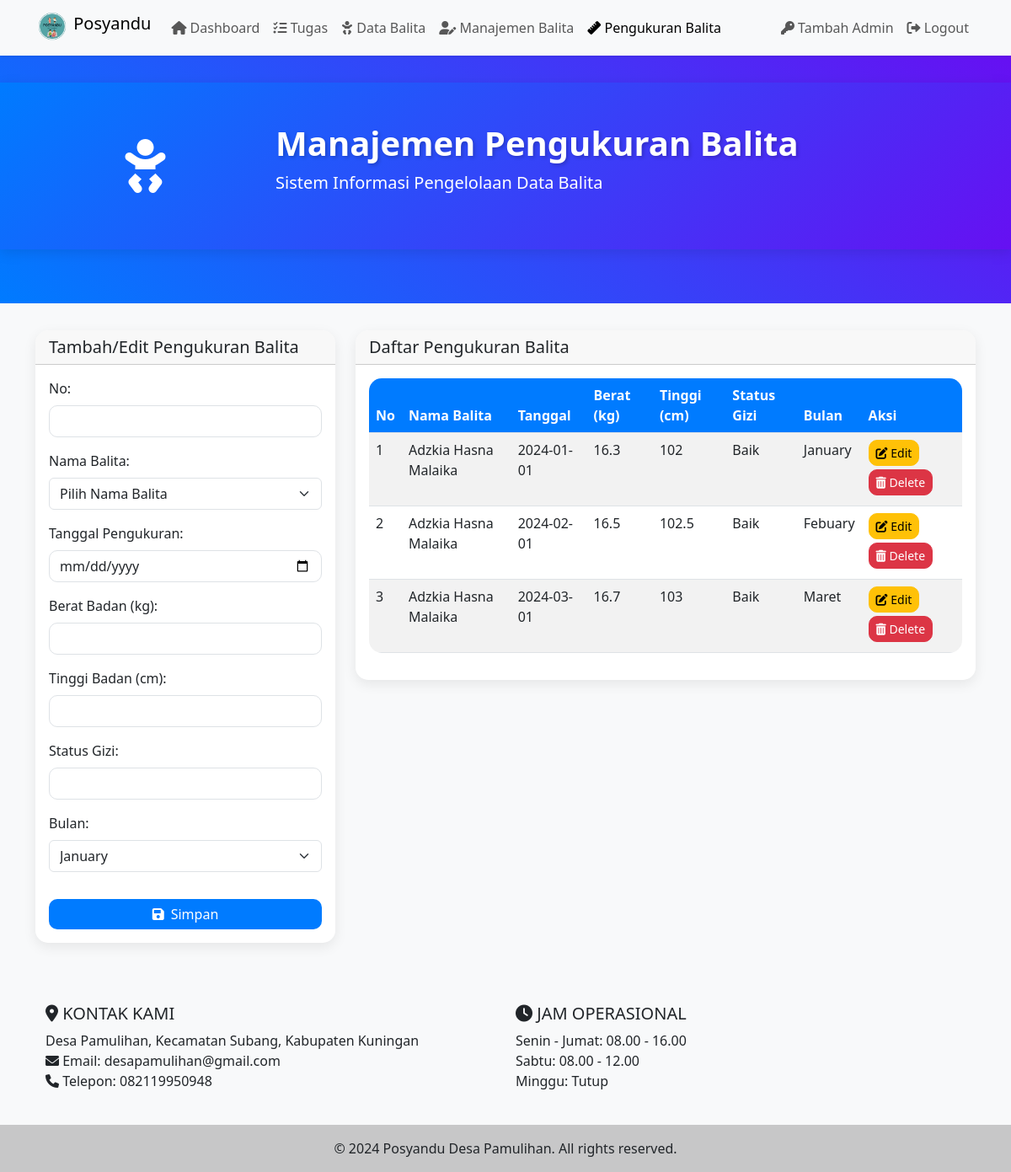
The page /crud/balita_detail.php (signed in) on the database its author committed.
### tables this page shows
CREATE TABLE pengukuran_balita (
    id_pengukuran INTEGER PRIMARY KEY AUTOINCREMENT,
    no INTEGER,
    id_balita INTEGER,
    tanggal_pengukuran DATE,
    berat_badan DECIMAL(5,2),
    tinggi_badan DECIMAL(5,2),
    status_gizi TEXT,
    bulan TEXT CHECK (bulan IN ('january', 'febuary', 'maret', 'april', 'mei', 'juni', 'july', 'agustus', 'september', 'oktober', 'november', 'desember')),
    FOREIGN KEY (id_balita) REFERENCES balita(id_balita)
);

CREATE TABLE balita (
    id_balita INTEGER PRIMARY KEY,
    no INTEGER,
    nama_balita TEXT,
    jenis_kelamin TEXT,
    nik TEXT,
    tanggal_lahir DATE,
    berat_badan_lahir INTEGER,
    nama_ayah TEXT,
    nama_ibu TEXT,
    alamat TEXT,
    status TEXT CHECK (status IN ('Aktif', 'Lulus', 'Keluar', 'Pindah', 'Meninggal', 'Tidak Aktif'))
);

### crud/balita_detail.php (the view, shortened to what this page needs)
<?php
require_once __DIR__ . '/../config/config.php';
require_once __DIR__ . '/../includes/header_dashboard.php';
$pengukuran = null;
$pengukuran_balitas = $db->query("SELECT p.*, b.nama_balita FROM pengukuran_balita p JOIN balita b ON p.id_balita = b.id_balita ORDER BY p.no ASC")->fetchAll(PDO::FETCH_ASSOC);
$bulan_list = ['january', 'febuary', 'maret', 'april', 'mei', 'juni', 'juli', 'agustus', 'september', 'oktober', 'november', 'desember'];
?>
<!DOCTYPE html>
<html lang="id">
<head>
    <link href="https://cdn.jsdelivr.net/npm/bootstrap@5.3.0-alpha1/dist/css/bootstrap.min.css" rel="stylesheet">
    <link href="https://cdnjs.cloudflare.com/ajax/libs/font-awesome/6.0.0-beta3/css/all.min.css" rel="stylesheet">
</head>
<body>
<header class="header animate__animated animate__fadeIn">
<div class="title-container">
    <div class="container">
        <div class="row align-items-center">
            <div class="col-md-3 text-center">
                <i class="fas fa-baby title-icon"></i>
            </div>
            <div class="col-md-9">
                <h1 class="animated-title">Manajemen Pengukuran Balita</h1>
                <p class="subtitle lead">Sistem Informasi Pengelolaan Data Balita</p>
            </div>
        </div>
    </div>
</div>
</header>
<div class="container">
    <div class="row">
        <div class="col-lg-4 mb-4">
            <div class="card h-100 animate-on-scroll">
                <div class="card-header">
                    <h5 class="card-title mb-0">Tambah/Edit Pengukuran Balita</h5>
                </div>
                <div class="card-body">
                    <form method="post">
                        <div class="mb-3">
                            <label for="no" class="form-label">No:</label>
                            <input type="number" name="no" id="no" class="form-control" value="<?php echo isset($pengukuran) ? htmlspecialchars($pengukuran['no']) : ''; ?>" required>
                        </div>
                        <div class="mb-3">
                            <label for="id_balita" class="form-label">Nama Balita:</label>
                            <select name="id_balita" id="id_balita" class="form-select" required onchange="fillNoBasedOnBalita(this.value)">
                                <option value="">Pilih Nama Balita</option>
                            </select>
                        </div>
                        <div class="mb-3">
                            <label for="tanggal_pengukuran" class="form-label">Tanggal Pengukuran:</label>
                            <input type="date" name="tanggal_pengukuran" id="tanggal_pengukuran" class="form-control" value="<?php echo isset($pengukuran) ? htmlspecialchars($pengukuran['tanggal_pengukuran']) : ''; ?>" required>
                        </div>
                        <div class="mb-3">
                            <label for="berat_badan" class="form-label">Berat Badan (kg):</label>
                            <input type="number" step="0.1" name="berat_badan" id="berat_badan" class="form-control" value="<?php echo isset($pengukuran) ? htmlspecialchars($pengukuran['berat_badan']) : ''; ?>" required>
                        </div>
                        <div class="mb-3">
                            <label for="tinggi_badan" class="form-label">Tinggi Badan (cm):</label>
                            <input type="number" step="0.1" name="tinggi_badan" id="tinggi_badan" class="form-control" value="<?php echo isset($pengukuran) ? htmlspecialchars($pengukuran['tinggi_badan']) : ''; ?>" required>
                        </div>
                        <div class="mb-3">
                            <label for="status_gizi" class="form-label">Status Gizi:</label>
                            <input type="text" name="status_gizi" id="status_gizi" class="form-control" value="<?php echo isset($pengukuran) ? htmlspecialchars($pengukuran['status_gizi']) : ''; ?>" required>
                        </div>
                        <div class="mb-3">
                            <label for="bulan" class="form-label">Bulan:</label>
                            <select name="bulan" id="bulan" class="form-select" required>
                                <?php foreach ($bulan_list as $bulan): ?>
                                    <option value="<?php echo $bulan; ?>" <?php echo (isset($pengukuran) && $pengukuran['bulan'] == $bulan) ? 'selected' : ''; ?>>
                                        <?php echo ucfirst($bulan); ?>
                                    </option>
                                <?php endforeach; ?>
                            </select>
                        </div>
                        <button type="submit" name="action" value="<?php echo isset($pengukuran) ? 'edit' : 'add'; ?>" class="btn btn-primary w-100 mt-3">
                            <i class="fas fa-save me-2"></i>Simpan
                        </button>
                    </form>
                </div>
            </div>
        </div>
        <div class="col-lg-8">
            <div class="card animate-on-scroll">
                <div class="card-header">
                    <h5 class="mb-0">Daftar Pengukuran Balita</h5>
                </div>
                <div class="card-body">
                    <div class="table-responsive">
                        <table class="table table-striped table-hover">
                            <thead>
                                <tr>
                                    <th>No</th>
                                    <th>Nama Balita</th>
                                    <th>Tanggal</th>
                                    <th>Berat (kg)</th>
                                    <th>Tinggi (cm)</th>
                                    <th>Status Gizi</th>
                                    <th>Bulan</th>
                                    <th>Aksi</th>
                                </tr>
                            </thead>
                            <tbody>
                                <?php foreach ($pengukuran_balitas as $pengukuran): ?>
                                    <tr>
                                        <td><?php echo htmlspecialchars($pengukuran['no']); ?></td>
                                        <td><?php echo htmlspecialchars($pengukuran['nama_balita']); ?></td>
                                        <td><?php echo htmlspecialchars($pengukuran['tanggal_pengukuran']); ?></td>
                                        <td><?php echo htmlspecialchars($pengukuran['berat_badan']); ?></td>
                                        <td><?php echo htmlspecialchars($pengukuran['tinggi_badan']); ?></td>
                                        <td><?php echo htmlspecialchars($pengukuran['status_gizi']); ?></td>
                                        <td><?php echo htmlspecialchars(ucfirst($pengukuran['bulan'])); ?></td>
                                        <td>
                                            <a href="?edit=<?php echo $pengukuran['id_pengukuran']; ?>" class="btn btn-sm btn-warning mb-1">
                                                <i class="fas fa-edit"></i> Edit
                                            </a>
                                            <form method="post" style="display:inline;">
                                                <button type="submit" name="action" value="delete" class="btn btn-sm btn-danger mb-1" onclick="return confirm('Yakin ingin menghapus data ini?')">
                                                    <i class="fas fa-trash-alt"></i> Delete
                                                </button>
                                            </form>
                                        </td>
                                    </tr>
                                <?php endforeach; ?>
                            </tbody>
                        </table>
                    </div>
                </div>
            </div>
        </div>
    </div>
</div>
</body>
</html>
<?php require_once __DIR__ . '/../includes/footer.php'; ?>

### includes/header_dashboard.php (shortened to what this page needs)
<?php
function isActive($page) {
    return (basename($_SERVER['PHP_SELF']) == $page) ? 'active' : '';
}
?>
<!DOCTYPE html>
<html lang="id">
<head>
    <link href="https://cdn.jsdelivr.net/npm/bootstrap@5.3.0/dist/css/bootstrap.min.css" rel="stylesheet">
    <link href="https://cdnjs.cloudflare.com/ajax/libs/font-awesome/6.0.0-beta3/css/all.min.css" rel="stylesheet">
</head>
<body>
    <nav class="navbar navbar-expand-lg navbar-light bg-light shadow-sm">
        <div class="container">
            <a class="navbar-brand" href="../views/dashboard.php">
                <img src="../logo/logo.png" alt="Logo Posyandu" class="d-inline-block align-top">
                Posyandu
            </a>
            <div class="collapse navbar-collapse" id="navbarNav">
                <ul class="navbar-nav me-auto">
                    <li class="nav-item">
                        <a class="nav-link <?php echo isActive('dashboard.php'); ?>" href="../views/dashboard.php"><i class="fas fa-home"></i> Dashboard</a>
                    </li>
                    <li class="nav-item">
                        <a class="nav-link <?php echo isActive('tasks.php'); ?>" href="../views/tasks.php"><i class="fas fa-tasks"></i> Tugas</a>
                    </li>
                    <li class="nav-item">
                        <a class="nav-link <?php echo isActive('balita.php'); ?>" href="../views/balita.php"><i class="fas fa-baby"></i> Data Balita</a>
                    </li>
                    <li class="nav-item">
                        <a class="nav-link <?php echo isActive('balita_crud.php'); ?>" href="../crud/balita_crud.php"><i class="fas fa-user-edit"></i> Manajemen Balita</a>
                    </li>
                    <li class="nav-item">
                        <a class="nav-link <?php echo isActive('balita_detail.php'); ?>" href="../crud/balita_detail.php"><i class="fas fa-ruler"></i> Pengukuran Balita</a>
                    </li>
                </ul>
                <ul class="navbar-nav">
                    <li class="nav-item">
                        <a class="nav-link" href="../auth/add_admin.php"><i class="fas fa-key"></i> Tambah Admin</a>
                    </li>
                    <li class="nav-item">
                        <a class="nav-link" href="../auth/logout.php"><i class="fas fa-sign-out-alt"></i> Logout</a>
                    </li>
                </ul>
            </div>
        </div>
    </nav>
    <div class="content">

### includes/footer.php (shortened to what this page needs)
</div>
    <footer class="bg-light text-center text-lg-start mt-4">
        <div class="container p-4">
            <div class="row">
                <div class="col-lg-6 col-md-12 mb-4 mb-md-0">
                    <h5 class="text-uppercase"><i class="fas fa-map-marker-alt"></i> Kontak Kami</h5>
                    <p>
                        Desa Pamulihan, Kecamatan Subang, Kabupaten Kuningan<br>
                        <i class="fas fa-envelope"></i> Email: desapamulihan@gmail.com<br>
                        <i class="fas fa-phone"></i> Telepon: 082119950948
                    </p>
                </div>
                <div class="col-lg-6 col-md-12 mb-4 mb-md-0">
                    <h5 class="text-uppercase"><i class="fas fa-clock"></i> Jam Operasional</h5>
                    <p>
                        Senin - Jumat: 08.00 - 16.00<br>
                        Sabtu: 08.00 - 12.00<br>
                        Minggu: Tutup
                    </p>
                </div>
            </div>
        </div>
        <div class="text-center p-3" style="background-color: rgba(0, 0, 0, 0.2);">
            © 2024 Posyandu Desa Pamulihan. All rights reserved.
        </div>
    </footer>
</body>
</html>

### includes/header_dashboard.php (style rules this page uses)
.navbar-brand img { max-height: 40px; }
body { min-height: 100vh; display: flex; flex-direction: column; }
.content { flex: 1 0 auto; }

### crud/balita_detail.php (style rules this page uses)
body { background-color: #f8f9fa; }
.title-container { background: linear-gradient(135deg, #007bff, #6610f2); padding: 3rem 0; margin-bottom: 2rem; box-shadow: 0 4px 15px rgba(0, 0, 0, 0.1); }
.animated-title { font-size: 2.5rem; font-weight: 700; color: #ffffff; text-shadow: 2px 2px 4px rgba(0, 0, 0, 0.2); animation: fadeInDown 1s ease-out; }
.title-icon { font-size: 4rem; color: #ffffff; animation: bounce 2s infinite; }
.subtitle { color: #ffffff; animation: fadeInUp 1s ease-out 0.5s; animation-fill-mode: both; }
.card { border: none; border-radius: 15px; box-shadow: 0 5px 15px rgba(0,0,0,0.08); transition: all 0.3s ease; }
.card-header { border-radius: 15px 15px 0 0 !important; font-weight: 600; }
.form-control, .btn { border-radius: 10px; }
.btn-primary { background-color: #007bff; border: none; transition: all 0.3s ease; }
.table { border-radius: 15px; overflow: hidden; }
.table th { background-color: #007bff; color: white; }
.table-responsive { max-height: 600px; overflow-y: auto; }
.animate-on-scroll { opacity: 0; transform: translateY(20px); transition: opacity 0.5s ease, transform 0.5s ease; }
.animate-on-scroll.visible { opacity: 1; transform: translateY(0); }
.header { background: linear-gradient(45deg, #007bff, #6610f2); color: white; padding: 2rem 0; margin-bottom: 2rem; }
.header h1 { font-size: 2.5rem; font-weight: 700; }

### rows shown on the page
pengukuran_balita: no "1", id_balita.nama_balita "Adzkia Hasna Malaika", tanggal_pengukuran "2024-01-01", berat_badan "16.3", tinggi_badan "102", status_gizi "Baik", bulan "January"
pengukuran_balita: no "2", id_balita.nama_balita "Adzkia Hasna Malaika", tanggal_pengukuran "2024-02-01", berat_badan "16.5", tinggi_badan "102.5", status_gizi "Baik", bulan "Febuary"
pengukuran_balita: no "3", id_balita.nama_balita "Adzkia Hasna Malaika", tanggal_pengukuran "2024-03-01", berat_badan "16.7", tinggi_badan "103", status_gizi "Baik", bulan "Maret"

### other values the page prints
form field bulan "January"
